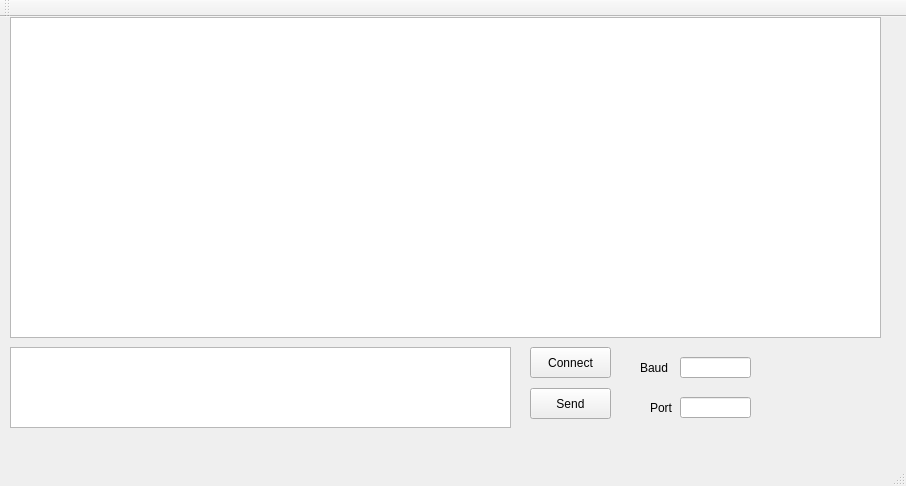
<?xml version="1.0" encoding="UTF-8"?>
<ui version="4.0">
 <class>MainWindow</class>
 <widget class="QMainWindow" name="MainWindow">
  <property name="geometry">
   <rect>
    <x>0</x>
    <y>0</y>
    <width>906</width>
    <height>486</height>
   </rect>
  </property>
  <property name="windowTitle">
   <string>QSH</string>
  </property>
  <widget class="QWidget" name="centralWidget">
   <widget class="QTextBrowser" name="browser">
    <property name="geometry">
     <rect>
      <x>10</x>
      <y>0</y>
      <width>871</width>
      <height>321</height>
     </rect>
    </property>
   </widget>
   <widget class="QTextEdit" name="editor">
    <property name="geometry">
     <rect>
      <x>10</x>
      <y>330</y>
      <width>501</width>
      <height>81</height>
     </rect>
    </property>
   </widget>
   <widget class="QLineEdit" name="baud">
    <property name="geometry">
     <rect>
      <x>680</x>
      <y>340</y>
      <width>71</width>
      <height>21</height>
     </rect>
    </property>
   </widget>
   <widget class="QLabel" name="label">
    <property name="geometry">
     <rect>
      <x>640</x>
      <y>340</y>
      <width>41</width>
      <height>21</height>
     </rect>
    </property>
    <property name="text">
     <string>Baud</string>
    </property>
   </widget>
   <widget class="QPushButton" name="send">
    <property name="geometry">
     <rect>
      <x>530</x>
      <y>371</y>
      <width>81</width>
      <height>31</height>
     </rect>
    </property>
    <property name="text">
     <string>Send</string>
    </property>
   </widget>
   <widget class="QLineEdit" name="port">
    <property name="geometry">
     <rect>
      <x>680</x>
      <y>380</y>
      <width>71</width>
      <height>21</height>
     </rect>
    </property>
   </widget>
   <widget class="QLabel" name="label_2">
    <property name="geometry">
     <rect>
      <x>650</x>
      <y>380</y>
      <width>31</width>
      <height>21</height>
     </rect>
    </property>
    <property name="text">
     <string>Port</string>
    </property>
   </widget>
   <widget class="QPushButton" name="toggle">
    <property name="geometry">
     <rect>
      <x>530</x>
      <y>330</y>
      <width>81</width>
      <height>31</height>
     </rect>
    </property>
    <property name="text">
     <string>Connect</string>
    </property>
   </widget>
  </widget>
  <widget class="QMenuBar" name="menuBar">
   <property name="geometry">
    <rect>
     <x>0</x>
     <y>0</y>
     <width>906</width>
     <height>19</height>
    </rect>
   </property>
  </widget>
  <widget class="QToolBar" name="mainToolBar">
   <attribute name="toolBarArea">
    <enum>TopToolBarArea</enum>
   </attribute>
   <attribute name="toolBarBreak">
    <bool>false</bool>
   </attribute>
  </widget>
  <widget class="QStatusBar" name="statusBar"/>
 </widget>
 <layoutdefault spacing="6" margin="11"/>
 <resources/>
 <connections>
  <connection>
   <sender>toggle</sender>
   <signal>clicked()</signal>
   <receiver>MainWindow</receiver>
   <slot>toggle_serial_port()</slot>
   <hints>
    <hint type="sourcelabel">
     <x>705</x>
     <y>423</y>
    </hint>
    <hint type="destinationlabel">
     <x>800</x>
     <y>409</y>
    </hint>
   </hints>
  </connection>
  <connection>
   <sender>send</sender>
   <signal>clicked()</signal>
   <receiver>MainWindow</receiver>
   <slot>send_uart()</slot>
   <hints>
    <hint type="sourcelabel">
     <x>560</x>
     <y>418</y>
    </hint>
    <hint type="destinationlabel">
     <x>639</x>
     <y>412</y>
    </hint>
   </hints>
  </connection>
 </connections>
 <slots>
  <slot>toggle_serial_port()</slot>
  <slot>send_uart()</slot>
 </slots>
</ui>
